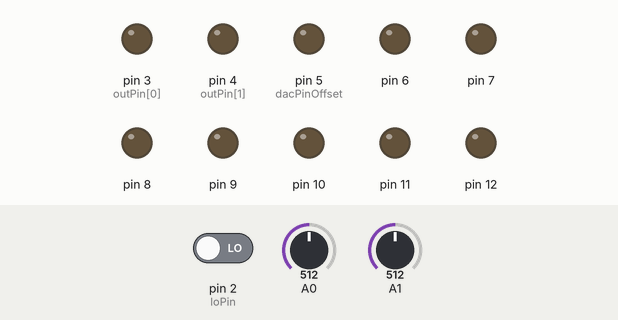
A sketch run on a simulated Arduino Uno, built with avr-gcc and run on an emulated ATmega328P. On the bench: output pins drawn as LEDs (lit = HIGH). The inputs (shaded band) are chosen by the test bench; at power-on: A0 = 512, A1 = 512, pin 2 (loPin) LOW. Random numbers use the default seed unless the sketch sets one.

Above: at 1.2 s.
1.3 s: A0 set to 51
At 2.21 s:
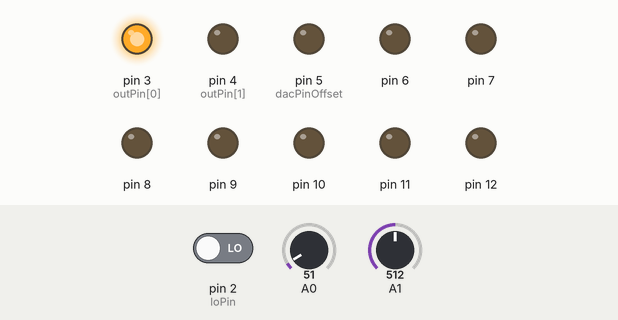
4.3 s: A0 set to 47
At 7.26 s:
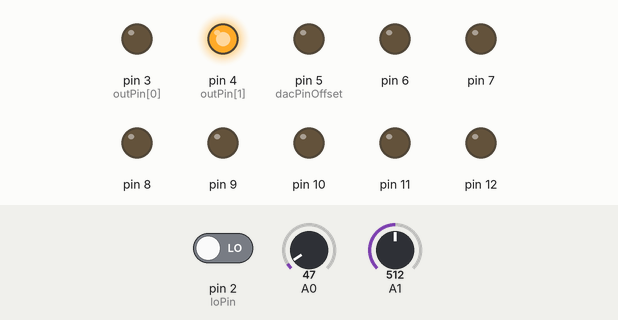
7.3 s: A1 set to 122
At 9.33 s:
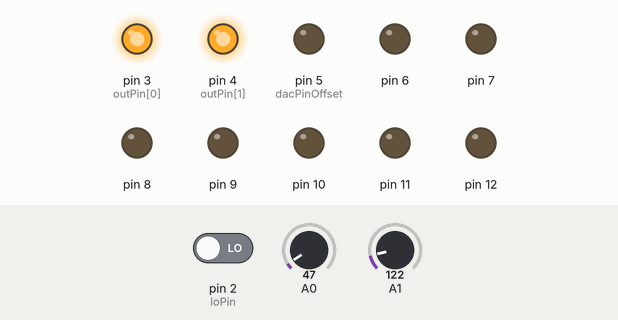
10.3 s: pin 2 (loPin) driven HIGH
At 10.48 s:
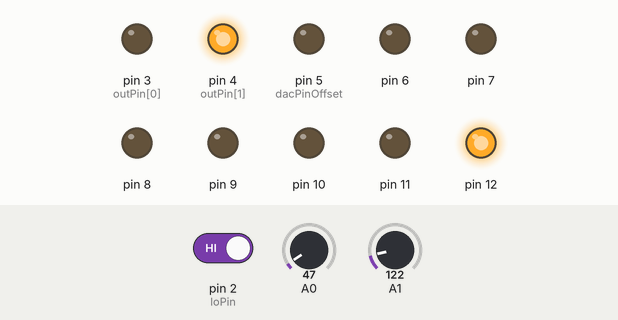
13.3 s: A1 set to 0
16.3 s: A0 set to 0
Timing chart, 0 to 20.3 s (numbered marks = the images above; inputs shaded):
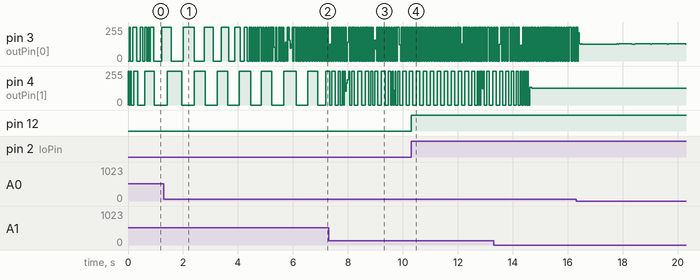

Measured:
- the behaviour switches between 48 and 47 on A0 (found by bisection; images 1 and 2)
- after the input at 10.3 s, pin 12: LOW → HIGH at once

The sketch:

ardbug.ino
```cpp
// Ardbug by Andrew Gerrand <nf@wh3rd.net>
// D0 and D1 send random gates, whose maximum length is guided by A0 and A1.
// The DAC output sends a random voltage on each CLK in,
// its range is guided by A2 and A3.

// Random gates

const int inPin[] = {0, 1};
const int outPin[] = {3, 4};

int tickLen[] = {0, 0};
int drift[] = {0, 0};
unsigned long nextEdge[] = {0, 0};
boolean pinHigh[] = {false, false};

void gateStep(unsigned long now, int i) {
  if (now < nextEdge[i]) {
    return;
  }

  // Toggle edge.
  if (pinHigh[i]) {
    digitalWrite(outPin[i], LOW);
  } else {
    digitalWrite(outPin[i], HIGH);
  }
  pinHigh[i] = !pinHigh[i];

  // Compute next edge.
  int hi = analogRead(inPin[i]);
  int acc = random(0, hi/4) - hi/8;
  drift[i] = drift[i] + acc;
  tickLen[i] = tickLen[i] + drift[i];
  if (tickLen[i] < 0) {
    tickLen[i] = 0;
    drift[i] = -drift[i]/2;
  }
  if (tickLen[i] > hi && drift[i] > 0) {
    drift[i] = -drift[i]/2;
  }
  nextEdge[i] = now + (unsigned long)tickLen[i];;
}

void gateSetup() {
  for (int i = 0; i < 2; i++) {
    pinMode(outPin[i], OUTPUT);
    digitalWrite(outPin[i], LOW);
  }
}

// Random CV

const int loPin = 2;
const int hiPin = 3;

void outputRandomCV() {
  int lo = analogRead(loPin) / 4;
  int hi = analogRead(hiPin) / 4;
  int v = random(min(lo, hi), max(lo, hi));
  dacOutput(v);
}

// DAC

const int dacPinOffset = 5;

void dacOutputSetup() {
  for (int i=0; i<8; i++) {
    pinMode(dacPinOffset+i, OUTPUT);
    digitalWrite(dacPinOffset+i, LOW);
  }
}

void dacOutput(int v) {
  int t = v;
  for (int i=0; i<8; i++) {
    digitalWrite(dacPinOffset + i, t & 1);
    t = t >> 1;
  }
}

// Init, main loop, and interrupt handling.

boolean tick = false;

void tickInt() {
  tick = true;
}

void setup() {
  dacOutputSetup();
  gateSetup();
  attachInterrupt(0, tickInt, RISING);
}

void loop() {
  if (tick) {
    outputRandomCV();
    tick = false;
  }
  unsigned long now = millis();
  gateStep(now, 0);
  gateStep(now, 1);
}
```
